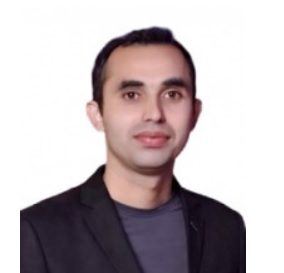
#> input picture Faizan.jpg, 284 x 273 px, found by its file name
$ python image_process_PLI_and_Numpy_GS.py
#> lines starting #> are read from the running program, lines starting #| are printed output that depends on the picture
# Import necessary libraries
import numpy as np  # For numerical operations
from PIL import Image  # For image loading and manipulation
import matplotlib.pyplot as plt  # For image display

# Load the image using PIL (Python Imaging Library) and convert it to grayscale
img = np.array(Image.open('Faizan.jpg').convert("L"))
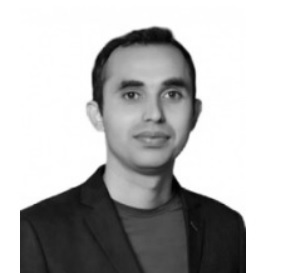
#> img: shape (273, 284); min 1, max 255, mean 182.9

# Display the grayscale image using matplotlib
plt.imshow(img, cmap='gray')  # Specify the colormap for grayscale
plt.show()  # Show the image
